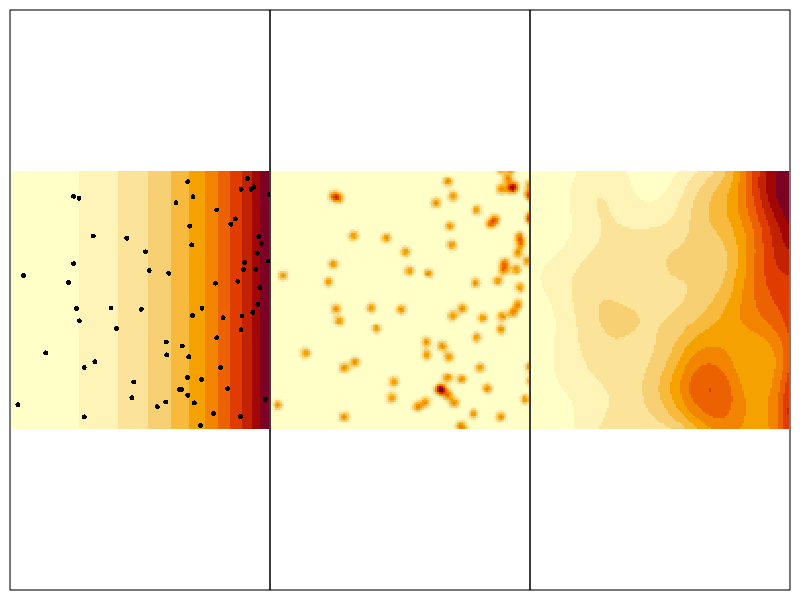

This chart was generated by the following R code:
## Some setup.
library(spatstat)
library(mvtnorm)
set.seed(1234)
## Parameter values for intensity surface.
b0 <- -7
b1 <- 0.025
## Standard deviation of Gaussian kernel for uncertainty.
kernel.sigma <- 1.5
## Standard deviation of Guassian utilisation distribution.
movement.sigma <- 10
## Number of rows/columns of pixels in outer region.
w <- 200
## Setting inner and outer limits of plot.
inner.lims <- rbind(c(0, 100), c(0, 100))
outer.lims <- rbind(c(-25, 125), c(-25, 125))
## Gettin unique x- and y-values for outer region.
unique.x <- seq(outer.lims[1, 1], outer.lims[1, 2], length.out = w)
unique.y <- seq(outer.lims[2, 1], outer.lims[2, 2], length.out = w)
## Pixel centre coordinates.
xs <- rep(unique.x, w)
ys <- rep(unique.y, each = w)
n.pixels <- w^2
## Intensities as a vector.
z1.vec <- exp(b0 + b1*xs)

## Simulating a binomial point pattern via rejection.
max.intensity <- max(z1.vec)
n.candidates <- round(max.intensity*w^2)
## Candidate points.
candidates <- cbind(runif(n.candidates, outer.lims[1, 1], outer.lims[1, 2]),
                    runif(n.candidates, outer.lims[2, 1], outer.lims[2, 2]))
## Finding nearest pixel.
candidates.dists <- crossdist(candidates[, 1], candidates[, 2], xs, ys)
nearest.pixel <- apply(candidates.dists, 1, function(x) which(x == min(x))[1])
## Finding acceptance probability.
candidate.prob <- z1.vec[nearest.pixel]/max.intensity
## Keeping the accepted points.
acs <- candidates[runif(n.candidates, 0, 1) < candidate.prob, ]
n.acs <- nrow(acs)

## Gaussian kernel densities for each individual to reflect measurement error.
kd <- matrix(NA, nrow = n.acs, ncol = n.pixels)
for (i in 1:n.acs){
    kd[i, ] <- dmvnorm(cbind(xs, ys), mean = acs[i, ], sigma = kernel.sigma^2*diag(2))
}
z2.vec <- apply(kd, 2, sum)

## Sum of utilisation distributions to reflect animal movement.
ud <- matrix(NA, nrow = n.acs, ncol = n.pixels)
for (i in 1:n.acs){
    ud[i, ] <- dmvnorm(cbind(xs, ys), mean = acs[i, ], sigma = movement.sigma^2*diag(2))
}
z3.vec <- apply(ud, 2, sum)

## Making things into matrices for image().
z1 <- matrix(NA, nrow = w, ncol = w)
z2 <- matrix(NA, nrow = w, ncol = w)
z3 <- matrix(NA, nrow = w, ncol = w)
## Putting everything into a matrix.
for (i in 1:n.pixels){
    ## For each pixel, extract x- and y-coordinates.
    x <- xs[i]
    y <- ys[i]
    index.x <- which(x == unique.x)
    index.y <- which(y == unique.y)
    ## Filling the matrices.
    z1[index.x, index.y] <- z1.vec[i]
    z2[index.x, index.y] <- z2.vec[i]
    z3[index.x, index.y] <- z3.vec[i]
}
## Trimming everything to meet the inner limits.
acs <- acs[acs[, 1] >= inner.lims[1, 1] &
           acs[, 1] <= inner.lims[1, 2] &
           acs[, 2] >= inner.lims[2, 1] &
           acs[, 2] <= inner.lims[2, 2], ]
x.keep <- unique.x >= inner.lims[1, 1] &
    unique.x <= inner.lims[1, 2]
y.keep <- unique.y >= inner.lims[2, 1] &
    unique.y <= inner.lims[2, 2]
unique.x <- unique.x[x.keep]
unique.y <- unique.y[y.keep]
z1 <- z1[x.keep, y.keep]
z2 <- z2[x.keep, y.keep]
z3 <- z3[x.keep, y.keep]

## Making the plot.
png("density-plots.png", width = 620, height = 220)
## Set up main plot with three panels.
par(mfrow = c(1, 3), xaxs = "i", yaxs = "i", mar = rep(0, 4), omi = rep(0.1, 4))
## First panel: intensity surface.
plot.new()
plot.window(xlim = inner.lims[1, ], ylim = inner.lims[2, ], asp = 1)
image(x = unique.x, y = unique.y, z = z1, add = TRUE)
points(acs, pch = 16)
box()
## Second panel: kernel density estimate.
plot.new()
plot.window(xlim = inner.lims[1, ], ylim = inner.lims[2, ], asp = 1)
image(x = unique.x, y = unique.y, z = z2, add = TRUE)
box()
## Third panel: sum of utilisation distributions.
plot.new()
plot.window(xlim = inner.lims[1, ], ylim = inner.lims[2, ], asp = 1)
image(x = unique.x, y = unique.y, z = z3, add = TRUE)
box()
dev.off()
